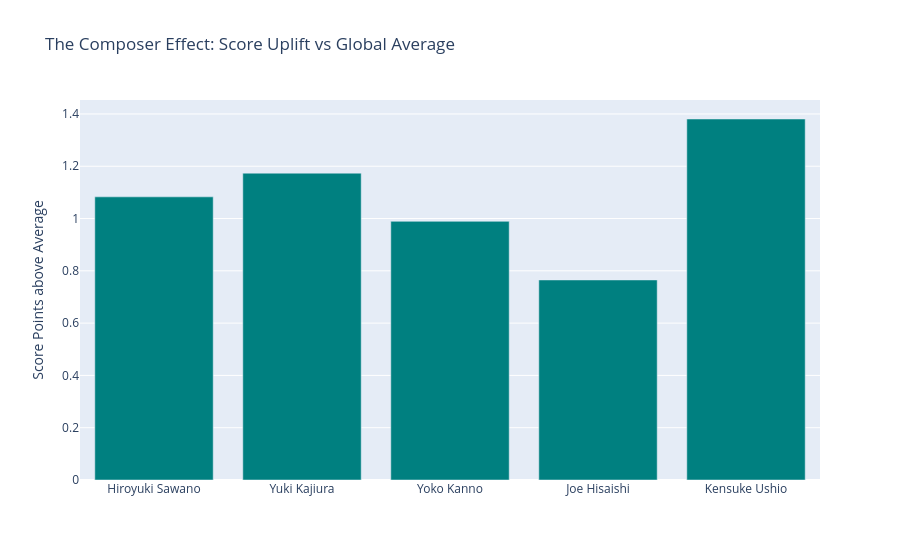

This figure's notebook cell:
### Markdown cell above
## Extension: Sounds of Success (Composers) 🎵

Does Hiroyuki Sawano (and other top composers) really raise the average?
Let's compare the score of anime with these composers vs the global average.

### Code cell
# Filter works for Music/Composer role
# Roles often include "Music", "Theme Song Performance", etc.
composer_works = df_person_works[df_person_works['position'].str.contains('Music', case=False, na=False)]

# Merge with Person Names
composer_works = composer_works.merge(df_person_details[['person_id', 'normalized_name']], 
                                      left_on='person_id', right_on='person_id', how='left')

# Merge with Anime Scores
composer_scores = composer_works.merge(df[['anime_id', 'title', 'score']], on='anime_id', how='inner')

target_composers = ['Hiroyuki Sawano', 'Yuki Kajiura', 'Yoko Kanno', 'Joe Hisaishi', 'Kensuke Ushio']

composer_comparison = []
global_avg = df['score'].mean()

for composer in target_composers:
    c_data = composer_scores[composer_scores['normalized_name'] == composer]
    if c_data.empty: continue
    
    avg_score = c_data['score'].mean()
    uplift = avg_score - global_avg
    
    composer_comparison.append({
        'Composer': composer,
        'Works Count': len(c_data),
        'Avg Score': avg_score,
        'Global Avg': global_avg,
        'Score Uplift': uplift
    })

df_composers = pd.DataFrame(composer_comparison)

fig = go.Figure()
fig.add_trace(go.Bar(x=df_composers['Composer'], y=df_composers['Score Uplift'], 
                     marker_color='teal', name='Score Uplift vs Average'))

fig.update_layout(title='The Composer Effect: Score Uplift vs Global Average',
                  yaxis_title='Score Points above Average')
fig.show()

### Figure 1 — Plotly figure (JSON) as saved in the notebook; plotly's stock layout.template omitted (floating-point values rounded to 4 significant figures)
{"data": [{"marker": {"color": "teal"}, "name": "Score Uplift vs Average", "type": "bar", "x": ["Hiroyuki Sawano", "Yuki Kajiura", "Yoko Kanno", "Joe Hisaishi", "Kensuke Ushio"], "y": [1.083, 1.174, 0.9893, 0.7651, 1.381]}], "layout": {"title": {"text": "The Composer Effect: Score Uplift vs Global Average"}, "yaxis": {"title": {"text": "Score Points above Average"}}}}
